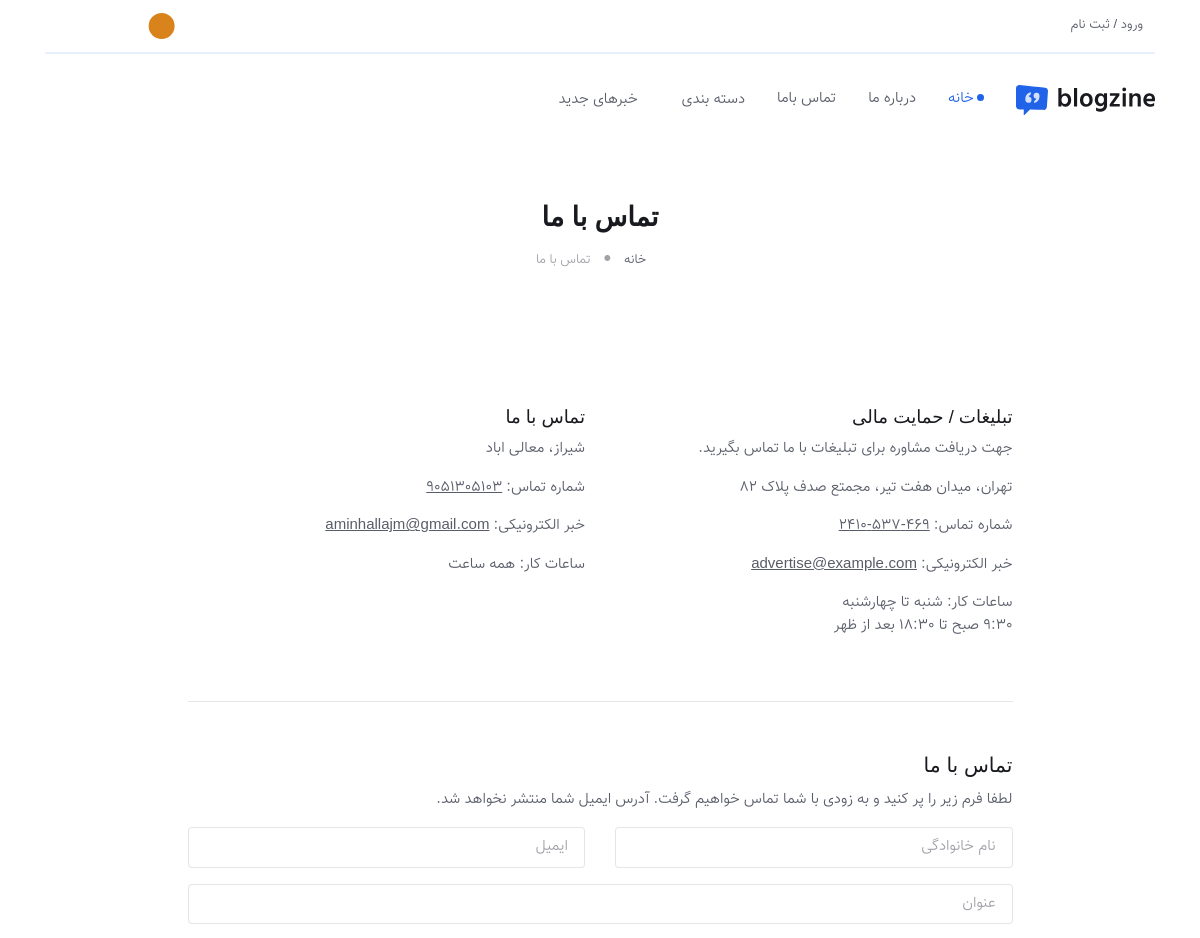
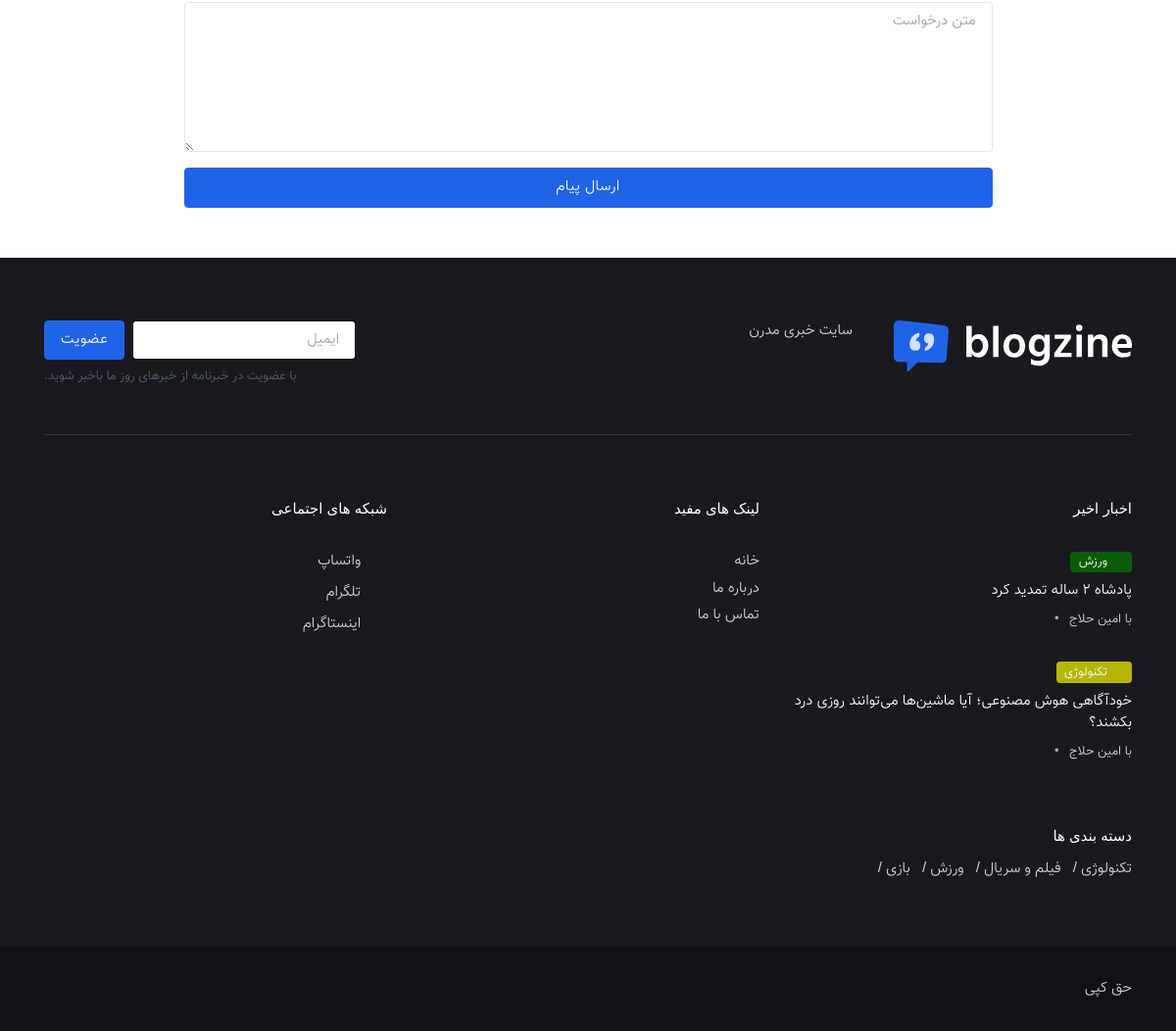
The app's page /contact/us/, older data (2 pictures, top to bottom).
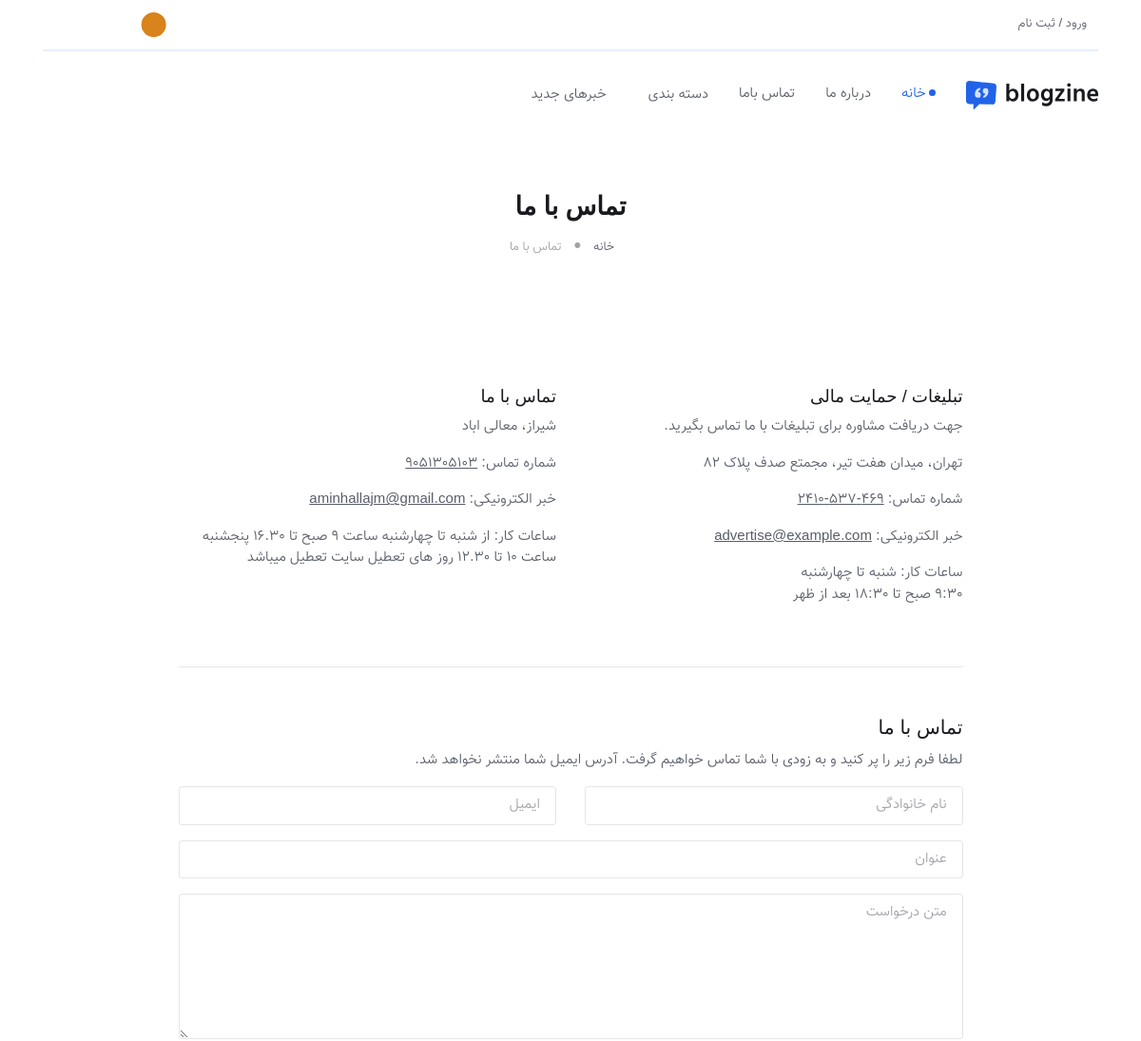
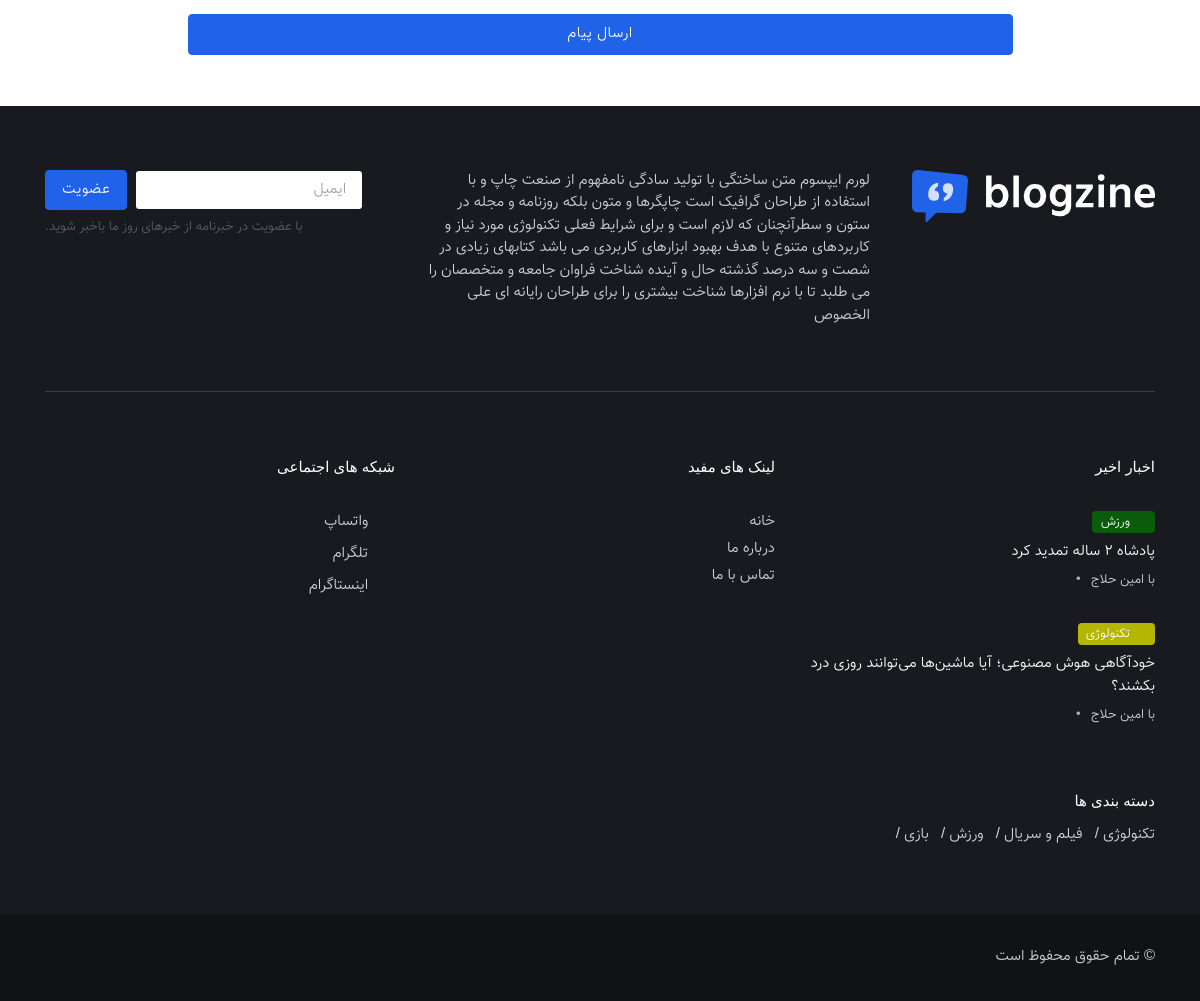
The same page, newer data (2 pictures, top to bottom).
### settings_site/models.py (models this page shows, shortened)
class ContactUsSettings(models.Model):
    user=models.ForeignKey(User, on_delete=models.CASCADE, related_name="contactussettings")
    title=models.CharField(max_length=200)
    address=models.CharField(max_length=500)
    email=models.CharField(max_length=100)
    number=models.IntegerField()
    hours_of_work=models.TextField(null=True , blank=True)

class Settings(models.Model):
    user=models.ForeignKey(User, on_delete=models.CASCADE, related_name="settings")
    tab_name=models.CharField(max_length=200)
    name_site=models.CharField(max_length=200)
    telegram_url=models.CharField(max_length=200)
    instagram_url=models.CharField(max_length=200)
    whatsapp_url=models.CharField(max_length=200)
    email=models.CharField(max_length=100)
    copy_right=models.CharField(max_length=200)
    number=models.IntegerField()
    logo_favicon=models.FileField(upload_to='logo_favicon',blank=True)
    logo_header=models.FileField(upload_to='logo_header',blank=True)
    logo_header_dark=models.FileField(upload_to='logo_header_dark',blank=True)
    logo_header_menu=models.FileField(upload_to='logo_header_menu',blank=True)
    logo_header_menu_dark=models.FileField(upload_to='logo_header_menu_dark',blank=True)
    logo_footer=models.FileField(upload_to='logo_footer',blank=True)
    site_title=models.TextField(null=True , blank=True)
    footer_title=models.TextField(null=True , blank=True)
    about_us=models.TextField(null=True , blank=True)
    address=models.TextField(null=True , blank=True)

### news/views.py (the view)
# urls.py: path('contact/us/', views.front_contact_us, name='front_contact_us'),
def front_contact_us(request):
    settings=Settings.objects.get(id=1)
    category_menu=Category.objects.all()
    category_menu2 = Category.objects.all()[:12]
    menu_news_list = News.objects.all().order_by('-id')[:4]
    contact_us=ContactUsSettings.objects.get(id=1)
    footer_news_list = News.objects.all().order_by('-id')[:2]
    list_contact_us = {
        'settings':settings,"category_menu":category_menu,
        "contact_us":contact_us, "menu_news_list":menu_news_list,
        "category_menu2":category_menu2, 'footer_news_list':footer_news_list,
    }
    return render(request, 'front/contact-us.html', list_contact_us)

### news/models.py (called while the page is built)
    def __str__(self):
            return f"{self.title}"

    @property
    def jdate(self):
        try:
            return  jdatetime.datetime.fromtimestamp(self.date).strftime("%Y/%m/%d")
        except:
            return '-'

### news/templates/front/contact-us.html (shortened to what this page needs)
{% extends 'front/panel.html' %}
{% load static %}
{% block contentpanel %}
<section>
	<div class="container">
		<div class="row">
      <div class="col-md-9 mx-auto text-center">
        <h1 class="display-5">تماس با ما</h1>
        <nav class="d-flex justify-content-center" aria-label="breadcrumb">
          <ol class="breadcrumb breadcrumb-dots mb-0">
            <li class="breadcrumb-item"><a href="index.html"><i class="bi bi-house me-1"></i> خانه</a></li>
            <li class="breadcrumb-item active">تماس با ما</li>
          </ol>
        </nav>
      </div>
    </div>
	</div>
</section>
<section class="pt-4">
	<div class="container">
		<div class="row">
      <div class="col-xl-9 mx-auto">
        <div class="row mt-5">
          <div class="col-sm-6 mb-5 mb-sm-0">
            <h3>تبلیغات / حمایت مالی</h3>
            <p>جهت دریافت مشاوره برای تبلیغات با ما تماس بگیرید.</p>
            <address>تهران، میدان هفت تیر، مجمتع صدف پلاک 82</address>
            <p>شماره تماس: <a href="#" class="text-reset"><u>469-537-2410</u></a></p>
            <p>خبر الکترونیکی: <a href="#" class="text-reset"><u>advertise@example.com</u></a></p>
            <p>ساعات کار: شنبه تا چهارشنبه
              <br>
              9:30 صبح تا 18:30 بعد از ظهر
            </p>
          </div>
          <div class="col-sm-6">
            <h3>{{contact_us.title}}</h3>
            <address>{{contact_us.address}}</address>
            <p>شماره تماس: <a href="#" class="text-reset"><u>{{contact_us.number}}</u></a></p>
            <p>خبر الکترونیکی: <a href="#" class="text-reset"><u>{{contact_us.email}}</u></a></p>
            <p>ساعات کار: {{contact_us.hours_of_work}}
              <br>
            </p>
          </div>
        </div>
        <hr class="my-5">
        <div class="row">
          <div class="col-12">
          <h2>تماس با ما</h2>
          <p>لطفا فرم زیر را پر کنید و به زودی با شما تماس خواهیم گرفت. آدرس ایمیل شما منتشر نخواهد شد.</p>
          <form class="contact-form" id="contact-form" name="contactform" method="POST">
            <div class="row">
              <div class="col-md-6">
                <div class="mb-3">
                  <input required id="con-name" name="name" type="text" class="form-control" placeholder="نام خانوادگی">
                </div>
              </div>
              <div class="col-md-6">
                <div class="mb-3">
                  <input required id="con-email" name="email" type="email" class="form-control" placeholder="ایمیل">
                </div>
              </div>
              <div class="col-md-12">
                <div class="mb-3">
                  <input required id="con-subject" name="subject" type="text" class="form-control" placeholder="عنوان">
                </div>
              </div>
              <div class="col-md-12">
                <div class="mb-3">
                  <textarea required id="con-message" name="message" cols="40" rows="6" class="form-control" placeholder="متن درخواست"></textarea>
                </div>
              </div>
              <div class="col-md-12 text-start"><button class="btn btn-primary w-100" type="submit">ارسال پیام</button></div>
            </div>
          </form>
          </div>
        </div>
      </div>
     </div>
  </div>
</section>
{% endblock contentpanel %}

### news/templates/front/panel.html (shortened to what the changed rows need)
{% load static %}
<!DOCTYPE html>
<html lang="fa" dir="rtl">
<head>
	<link rel="stylesheet" type="text/css" href="{% static 'front/' %}vendor/font-awesome/css/all.min.css">
	<link rel="stylesheet" type="text/css" href="{% static 'front/' %}vendor/bootstrap-icons/bootstrap-icons.css">
	<link rel="stylesheet" type="text/css" href="{% static 'front/' %}vendor/tiny-slider/tiny-slider.css">
	<link rel="stylesheet" type="text/css" href="{% static 'front/' %}vendor/plyr/plyr.css">
	<link id="style-switch" rel="stylesheet" type="text/css" href="{% static 'front/' %}css/style-rtl.css">
	<link id="style-switch" rel="stylesheet" type="text/css" href="{% static 'front/' %}css/toastr.css">
</head>
<body>
<header class="navbar-light navbar-sticky header-static">
	<nav class="navbar navbar-expand-lg">
		<div class="container">
			<a class="navbar-brand" href="/">
				<img class="navbar-brand-item light-mode-item" src="{{settings.logo_header.url}}" alt="logo">
			</a>
		</div>
	</nav>
</header>
<main>
{% block contentpanel %}
{% endblock contentpanel %}
</main>
<footer class="bg-dark pt-5">
	<div class="container">
		<div class="row pt-3 pb-4">
			<div class="col-md-3">
				<img src="{{settings.logo_footer.url}}" alt="footer logo">
			</div>
			<div class="col-md-5">
				<p class="text-muted">{{settings.footer_title}}</p>
			</div>
		</div>
	</div>
	<div class="bg-dark-overlay-3 mt-5">
		<div class="container">
			<div class="row align-items-center justify-content-md-between py-4">
				<div class="col-md-6">
					<div class="text-center text-md-start text-primary-hover text-muted">{{settings.copy_right}}</div>
				</div>
			</div>
		</div>
	</div>
</footer>
</body>
</html>

Row changes from the older to the newer data that the page shows:
changed Settings: footer_title "سایت خبری مدرن" → "لورم ایپسوم متن ساختگی با تولید سادگی نامفهوم از صنعت چاپ و با استفاده از طراحان گرافیک است چاپگرها و متون بلکه روزنامه و مجله در ستون و سطرآنچنان که لازم است و برای شرایط فعلی تکنولوژی مورد نیاز و کاربردهای متنوع با هدف بهبود ابزارهای کاربردی می باشد کتابهای زیادی در شصت و سه درصد گذشته حال و آینده شناخت فراوان جامعه و متخصصان را می طلبد تا با نرم افزارها شناخت بیشتری را برای طراحان رایانه ای علی الخصوص"; copy_right "حق کپی" → "© تمام حقوق محفوظ است"
changed ContactUsSettings "تماس با ما": hours_of_work "همه ساعت" → "از شنبه تا چهارشنبه ساعت 9 صبح تا 16.30 پنجشنبه ساعت 10 تا 12.30 روز های تعطیل سایت تعطیل میباشد"
